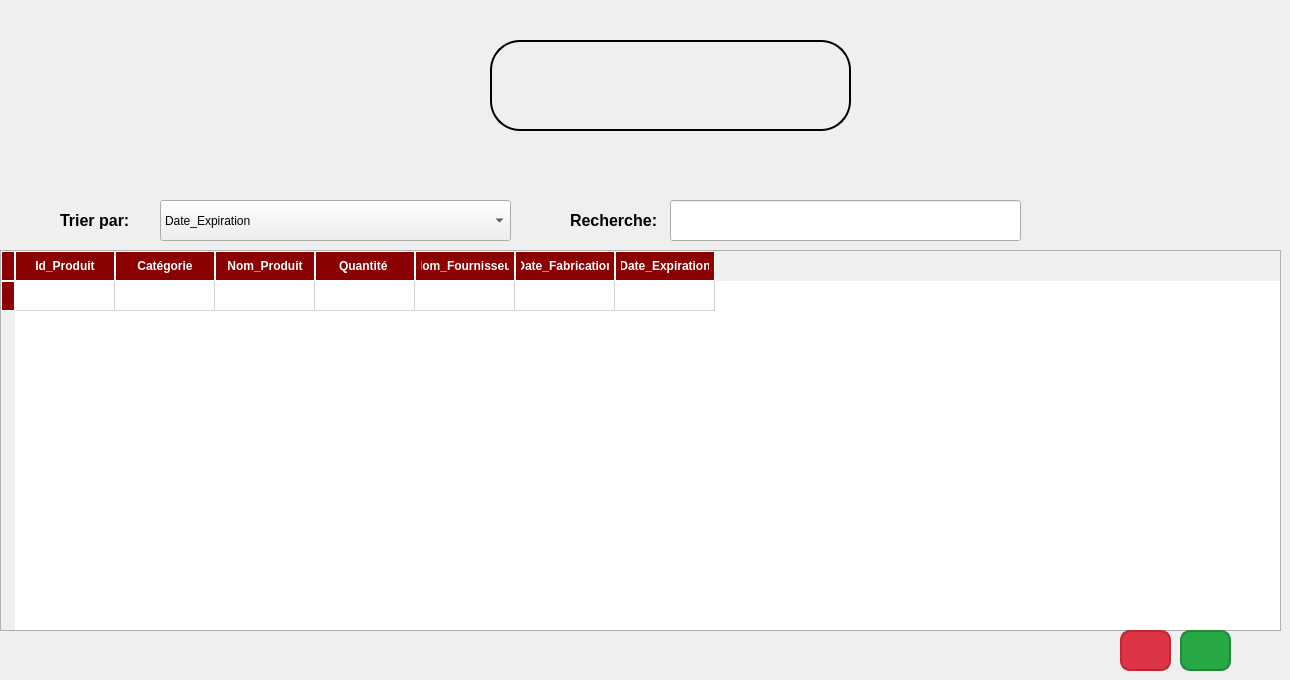
      <widget class="QWidget" name="lirect_3">
       <attribute name="title">
        <string>Affichage</string>
       </attribute>
       <widget class="QComboBox" name="comboBox_6">
        <property name="geometry">
         <rect>
          <x>160</x>
          <y>200</y>
          <width>351</width>
          <height>41</height>
         </rect>
        </property>
        <item>
         <property name="text">
          <string>Date_Expiration </string>
         </property>
        </item>
        <item>
         <property name="text">
          <string>Date_Fabrication</string>
         </property>
        </item>
        <item>
         <property name="text">
          <string>Quantité </string>
         </property>
        </item>
       </widget>
       <widget class="QLabel" name="label_46">
        <property name="geometry">
         <rect>
          <x>60</x>
          <y>210</y>
          <width>191</width>
          <height>21</height>
         </rect>
        </property>
        <property name="styleSheet">
         <string notr="true">QLabel {
    font-size: 16px;    /* Set font size to 16px */
    font-weight: bold;  /* Make text bold */
    color: black;       /* Black text (default, change if needed) */
}
</string>
        </property>
        <property name="text">
         <string>Trier par:</string>
        </property>
       </widget>
       <widget class="QLabel" name="label_47">
        <property name="geometry">
         <rect>
          <x>570</x>
          <y>210</y>
          <width>91</width>
          <height>20</height>
         </rect>
        </property>
        <property name="styleSheet">
         <string notr="true">QLabel {
    font-size: 16px;    /* Set font size to 16px */
    font-weight: bold;  /* Make text bold */
    color: black;       /* Black text (default, change if needed) */
}
</string>
        </property>
        <property name="text">
         <string>Recherche:</string>
        </property>
       </widget>
       <widget class="QLineEdit" name="lineEdit_19">
        <property name="geometry">
         <rect>
          <x>670</x>
          <y>200</y>
          <width>351</width>
          <height>41</height>
         </rect>
        </property>
       </widget>
       <widget class="QTableWidget" name="tableWidget_3">
        <property name="geometry">
         <rect>
          <x>0</x>
          <y>250</y>
          <width>1281</width>
          <height>381</height>
         </rect>
        </property>
        <property name="styleSheet">
         <string notr="true">QTableWidget {
    border: 1px solid #B0B0B0; /* Light gray border */
    gridline-color: #D3D3D3; /* Gridline color */
    background-color: #FFFFFF; /* White background */
    alternate-background-color: #F5F5F5; /* Alternate row color */
    font-size: 14px; /* Font size */
}

QTableWidget::item {
    padding: 10px; /* Padding for table cells */
}

QTableWidget::item:selected {
    background-color: #FFCCCC; /* Light red background when selected */
    color: #8B0000; /* Dark red text color */
}

QHeaderView::section {
    background-color: #8B0000; /* Dark red for header background */
    color: white; /* White text */
    font-weight: bold; /* Bold font for headers */
    padding: 5px; /* Padding inside headers */
    border: 1px solid #FFFFFF; /* White border between header cells */
}

QTableCornerButton::section {
    background-color: #8B0000; /* Dark red for the top-left corner */
    border: 1px solid white; /* White border */
}

QScrollBar:vertical {
    border: none;
    background: #F0F0F0; /* Light gray background */
    width: 10px;
    margin: 0px 0px 0px 0px;
}

QScrollBar::handle:vertical {
    background: #8B0000; /* Dark red handle */
    min-height: 20px;
    border-radius: 5px;
}

QScrollBar::handle:vertical:hover {
    background: #FF4500; /* Lighter red when hovered */
}

QScrollBar::add-line:vertical,
QScrollBar::sub-line:vertical {
    border: none;
    background: none;
}</string>
        </property>
        <row>
         <property name="text">
          <string/>
         </property>
        </row>
        <column>
         <property name="text">
          <string>Id_Produit</string>
         </property>
        </column>
        <column>
         <property name="text">
          <string>Catégorie</string>
         </property>
        </column>
        <column>
         <property name="text">
          <string>Nom_Produit</string>
         </property>
        </column>
        <column>
         <property name="text">
          <string>Quantité </string>
         </property>
        </column>
        <column>
         <property name="text">
          <string>Nom_Fournisseur</string>
         </property>
        </column>
        <column>
         <property name="text">
          <string>Date_Fabrication</string>
         </property>
        </column>
        <column>
         <property name="text">
          <string>Date_Expiration</string>
         </property>
        </column>
       </widget>
       <widget class="QWidget" name="widget_3" native="true">
        <property name="geometry">
         <rect>
          <x>490</x>
          <y>40</y>
          <width>361</width>
          <height>91</height>
         </rect>
        </property>
        <property name="styleSheet">
         <string notr="true">background-color: qlineargradient(
    spread:pad,
    x1:0, y1:0, x2:1, y2:0,
    stop:0 #d30102,
    stop:0.499 #d30102,
    stop:0.5 white,
    stop:1 white
);
border-radius: 30px;
border: 2px solid black; </string>
        </property>
        <widget class="QPushButton" name="pushButtonStat_17">
         <property name="geometry">
          <rect>
           <x>40</x>
           <y>0</y>
           <width>91</width>
           <height>91</height>
          </rect>
         </property>
         <property name="styleSheet">
          <string notr="true">QPushButton {
    background: transparent;
    border: none;
}</string>
         </property>
         <property name="text">
          <string/>
         </property>
         <property name="icon">
          <iconset resource="images/images.qrc">
           <normaloff>:/images/stat.png</normaloff>:/images/stat.png</iconset>
         </property>
         <property name="iconSize">
          <size>
           <width>50</width>
           <height>50</height>
          </size>
         </property>
        </widget>
        <widget class="QPushButton" name="pushButton_pdf_5">
         <property name="geometry">
          <rect>
           <x>190</x>
           <y>10</y>
           <width>131</width>
           <height>71</height>
          </rect>
         </property>
         <property name="styleSheet">
          <string notr="true">QPushButton {
    background: transparent;
    border: none;
}</string>
         </property>
         <property name="text">
          <string/>
         </property>
         <property name="icon">
          <iconset resource="images/images.qrc">
           <normaloff>:/images/doc.png</normaloff>:/images/doc.png</iconset>
         </property>
         <property name="iconSize">
          <size>
           <width>50</width>
           <height>50</height>
          </size>
         </property>
        </widget>
       </widget>
       <widget class="QPushButton" name="pushButton_12">
        <property name="geometry">
         <rect>
          <x>1180</x>
          <y>630</y>
          <width>51</width>
          <height>41</height>
         </rect>
        </property>
        <property name="styleSheet">
         <string notr="true">QPushButton {
    background-color: #28A745;  /* Bright green background */
    color: white;               /* White text */
    font-size: 16px;            /* Font size */
    font-weight: bold;          /* Bold text */
    border: 2px solid #218838;  /* Darker green border */
    border-radius: 10px;        /* Rounded corners */
    padding: 8px 16px;          /* Padding for size adjustment */
}

QPushButton:hover {
    background-color: #218838;  /* Darker green on hover */
}

QPushButton:pressed {
    background-color: #1E7E34;  /* Even darker green when pressed */
}
</string>
        </property>
        <property name="text">
         <string/>
        </property>
        <property name="icon">
         <iconset theme="QIcon::ThemeIcon::MailMessageNew"/>
        </property>
       </widget>
       <widget class="QPushButton" name="pushButton_15">
        <property name="geometry">
         <rect>
          <x>1120</x>
          <y>630</y>
          <width>51</width>
          <height>41</height>
         </rect>
        </property>
        <property name="styleSheet">
         <string notr="true">QPushButton {
    background-color: #DC3545;  /* Bright red background */
    color: white;               /* White text */
    font-size: 16px;            /* Font size */
    font-weight: bold;          /* Bold text */
    border: 2px solid #C82333;  /* Darker red border */
    border-radius: 10px;        /* Rounded corners */
    padding: 8px 16px;          /* Padding for size adjustment */
}

QPushButton:hover {
    background-color: #C82333;  /* Darker red on hover */
}

QPushButton:pressed {
    background-color: #A71D2A;  /* Even darker red when pressed */
}
</string>
        </property>
        <property name="text">
         <string/>
        </property>
        <property name="icon">
         <iconset theme="QIcon::ThemeIcon::EditDelete"/>
        </property>
       </widget>
      </widget>
